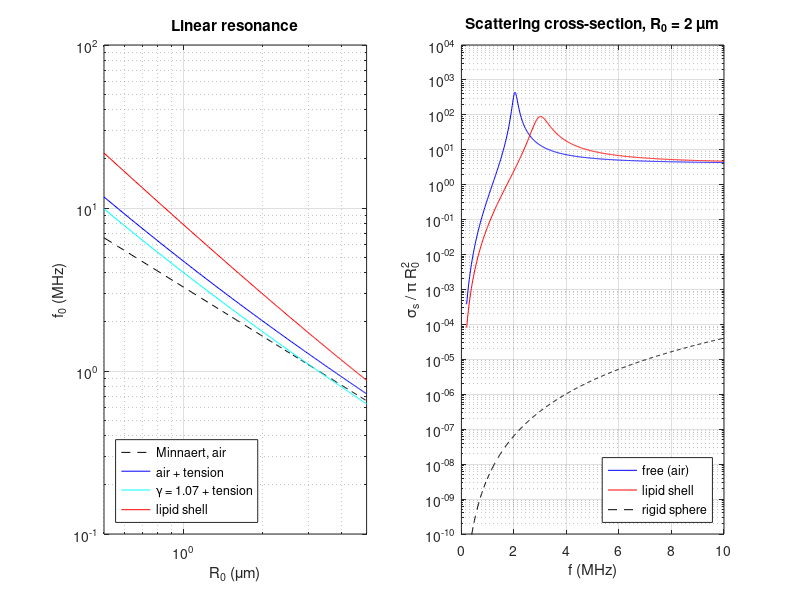

Reproduce this figure in MATLAB.
%% m28_resonance_shell.m  --  Minnaert, surface tension, shell stiffness, damping, cross-section
% Purpose : (1) evaluate the Minnaert constant f0*R0 for the usual assumptions;
%           (2) add surface tension and a Marmottant shell to the linear resonance;
%           (3) verify the linear formula by a small-amplitude RK4 ring-down;
%           (4) compute damping (radiation, liquid viscosity, shell viscosity) and the
%               scattering cross-section, and compare with a rigid sphere.
% Linear  : rho w0^2 R0^2 = 3 g P0 + 2(3g - 1) sigma/R0                 (free bubble)
%           rho w0^2 R0^2 = 3 g P0 + 2(3g + 1) s0/R0 + 4 chi/R0         (shell, elastic state)
%           sigma_s = 4 pi R0^2 / [((f0/f)^2 - 1)^2 + delta^2],
%           delta = w R0/c + 4 mu/(rho w R0^2) + 4 ks/(rho w R0^3)
% Change  : chi, ks, s0, gamma, the radius list.
% Expect  : f0*R0 = 3.29 MHz um (air, 1 atm, adiabatic), 3.26 at 1 bar, 2.78 isothermal;
%           a free 1 um air bubble resonates at 4.74 MHz (not 3.29) because of surface
%           tension; a 2 um shelled bubble (g = 1.07) at 2.99 MHz versus 1.44 MHz
%           (Minnaert, same gas) and 1.75 MHz (free, with tension); ring-down
%           frequencies agree with sqrt(w0^2 - (b/2)^2) to better than 0.1 %.
% Provenance: closed-form linear formulas checked by an RK4 ring-down. Shell values chi = 0.5 N/m, s0 = 0.02 N/m, ks = 5e-9 kg/s,
%           g = 1.07 are illustrative (inside the range fitted to lipid agents, not one agent).
% Runtime : about 2 s.
clear; close all; rng(1);

rho = 1000; c = 1480; mu = 1e-3; P0 = 101325; sw = 0.072;
chi = 0.5; ks = 5e-9; s0 = 0.02;          % shell: N/m, kg/s, N/m

%% 1. Minnaert constant (f0 * R0 in m/s = MHz * um)
mc = @(g, p, rr) sqrt(3 * g * p / rr) / (2*pi);
fprintf('Minnaert f0*R0 (MHz um): air 1 atm adiabatic %.3f | 1 bar, rho 1000: %.3f | isothermal %.3f | g = 1.07 (C3F8/C4F10-like) %.3f | SF6 g = 1.095: %.3f\n', ...
  mc(1.4, P0, 998), mc(1.4, 1e5, 1000), mc(1.0, P0, rho), mc(1.07, P0, rho), mc(1.095, P0, rho));

%% 2. Resonance versus radius for four models
R0s = [0.5 1 1.5 2 3 4 5] * 1e-6;
fM  = @(R, g) sqrt(3*g*P0/rho) ./ (2*pi*R);
fT  = @(R, g) sqrt((3*g*P0 + 2*(3*g - 1)*sw./R) / rho) ./ (2*pi*R);
fS  = @(R, g) sqrt((3*g*P0 + 2*(3*g + 1)*s0./R + 4*chi./R) / rho) ./ (2*pi*R);
fprintf('\n R0 (um) | Minnaert air | + tension air | free g=1.07 + tension | shell g=1.07 (MHz)\n');
for R = R0s
  fprintf('  %4.1f   |   %6.2f     |    %6.2f     |        %6.2f         |   %6.2f\n', R*1e6, fM(R, 1.4)/1e6, fT(R, 1.4)/1e6, fT(R, 1.07)/1e6, fS(R, 1.07)/1e6);
end

%% 3. Ring-down check with RK4 (release from R = 1.002 R0, no drive)
fprintf('\nRing-down check (damped frequency, MHz)\n');
cfg = {'free air', 1.4, 0; 'shell', 1.07, 1};
for ic = 1:2
  g = cfg{ic, 2}; shell = cfg{ic, 3};
  for R0 = [1 2 3] * 1e-6
    if shell
      Rb = R0 / sqrt(1 + s0/chi); Rr = Rb * sqrt(1 + sw/chi);
      sig = @(R) (R >= Rb & R <= Rr) .* chi .* (R.^2/Rb^2 - 1) + (R > Rr) .* sw; sig0 = s0; kk = ks;
      w0 = 2*pi*fS(R0, g);
    else
      sig = @(R) sw + 0*R; sig0 = sw; kk = 0; w0 = 2*pi*fT(R0, g);
    end
    Pg0 = P0 + 2*sig0/R0;
    acc = @(R, U) ((Pg0*(R0./R).^(3*g).*(1 - 3*g*U/c) - P0 - 2*sig(R)./R - 4*mu*U./R - 4*kk*U./R.^2)/rho - 1.5*U.^2)./R;
    b = (4*mu/R0 + 4*kk/R0^2 + 3*g*Pg0/c) / (rho*R0);      % linear damping coefficient (1/s)
    wd = sqrt(w0^2 - (b/2)^2);
    dt = 2*pi/w0/400; n = 2400; x = zeros(1, n); Rk = 1.002*R0; Uk = 0;
    for i = 1:n
      k1R = Uk; k1U = acc(Rk, Uk);
      k2R = Uk + dt/2*k1U; k2U = acc(Rk + dt/2*k1R, Uk + dt/2*k1U);
      k3R = Uk + dt/2*k2U; k3U = acc(Rk + dt/2*k2R, Uk + dt/2*k2U);
      k4R = Uk + dt*k3U;   k4U = acc(Rk + dt*k3R,   Uk + dt*k3U);
      Rk = Rk + dt/6*(k1R + 2*k2R + 2*k3R + k4R); Uk = Uk + dt/6*(k1U + 2*k2U + 2*k3U + k4U);
      x(i) = Rk - R0;
    end
    zc = find(x(1:end-1) < 0 & x(2:end) >= 0);            % upward zero crossings
    zf = zc - x(zc) ./ (x(zc+1) - x(zc));                   % sub-sample interpolation
    fmeas = 1 / (mean(diff(zf(1:min(4, end)))) * dt);
    fprintf('  %-8s R0 = %.0f um: formula f0 = %.3f, damped sqrt(w0^2-(b/2)^2) = %.3f, RK4 = %.3f, Q = %.1f\n', ...
      cfg{ic, 1}, R0*1e6, w0/2/pi/1e6, wd/2/pi/1e6, fmeas/1e6, w0/b);
  end
end

%% 4. Damping and cross-section at resonance (physical radiation damping w R0 / c)
% Note: the RK4 equation of section 3 carries the (1 - 3 k Rdot / c) compressibility term on the gas pressure only,
% so its effective radiation damping for the shell (about 0.007 at 2 um) is below the w R0 / c used here (0.025):
% the shelled ring-down Q (5.2 at 2 um) is therefore higher than the table's 4.7. The free bubble differs by about 10 %.
fprintf('\nDamping at resonance and cross-section (free bubble g = 1.4 with tension; shell g = 1.07)\n');
fprintf(' R0 (um) | model | f0 MHz | d_rad  d_vis  d_shell | Q   | sigma_s/(pi R0^2) at f0\n');
for R0 = [1 2 3] * 1e-6
  for shell = 0:1
    if shell, f0 = fS(R0, 1.07); kk = ks; lab = 'shell'; else, f0 = fT(R0, 1.4); kk = 0; lab = 'free '; end
    w = 2*pi*f0; dr = w*R0/c; dv = 4*mu/(rho*w*R0^2); dsh = 4*kk/(rho*w*R0^3); d = dr + dv + dsh;
    fprintf('  %3.0f    | %s | %5.2f  | %.3f  %.3f  %.3f  | %4.1f | %6.0f\n', R0*1e6, lab, f0/1e6, dr, dv, dsh, 1/d, 4/d^2);
  end
end
kappaRatio = rho*c^2/(1.4*P0);
fprintf('\nGas/water compressibility ratio (air, adiabatic): %.0f; bubble / rigid sphere cross-section far below resonance: (4/7) ratio^2 = %.2e\n', ...
  kappaRatio, 4/7*kappaRatio^2);

%% 5. Figures: resonance versus radius, and cross-section versus frequency for R0 = 2 um
Rg = linspace(0.5, 5, 200) * 1e-6;
figure('Position', [50 50 900 380]);
subplot(1, 2, 1);
loglog(Rg*1e6, fM(Rg, 1.4)/1e6, 'k--', Rg*1e6, fT(Rg, 1.4)/1e6, 'b', Rg*1e6, fT(Rg, 1.07)/1e6, 'c', Rg*1e6, fS(Rg, 1.07)/1e6, 'r'); grid on;
xlabel('R_0 (\mum)'); ylabel('f_0 (MHz)'); title('Linear resonance'); xlim([0.5 5]);
legend('Minnaert, air', 'air + tension', '\gamma = 1.07 + tension', 'lipid shell', 'Location', 'southwest');
subplot(1, 2, 2);
fg = linspace(0.2, 10, 600) * 1e6; R0 = 2e-6;
for shell = 0:1
  if shell, f0 = fS(R0, 1.07); kk = ks; st = 'r'; else, f0 = fT(R0, 1.4); kk = 0; st = 'b'; end
  w = 2*pi*fg; d = w*R0/c + 4*mu./(rho*w*R0^2) + 4*kk./(rho*w*R0^3);
  ss = 4*pi*R0^2 ./ (((f0./fg).^2 - 1).^2 + d.^2);
  semilogy(fg/1e6, ss/(pi*R0^2), st); hold on;
end
k = 2*pi*fg/c; semilogy(fg/1e6, 7/9*(k*R0).^4, 'k--');
grid on; xlabel('f (MHz)'); ylabel('\sigma_s / \pi R_0^2'); title('Scattering cross-section, R_0 = 2 \mum');
legend('free (air)', 'lipid shell', 'rigid sphere', 'Location', 'southeast'); ylim([1e-10 1e4]);
